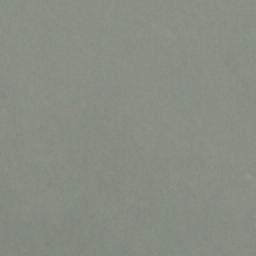
#> input picture images/cloudy/train_10661.jpg, 256 x 256 px; its folder holds only this picture in this run
$ jupyter execute --allow-errors Ciavolella_Assignment2.ipynb
#> lines starting #> are read from the running program, lines starting #| are printed output that depends on the picture
Programming Assignment 2: Classification Task and Performance Evaluation
========================

Ethan Ciavolella

Data Mining I

2026/10/30

Dataset
-----------

The dataset I chose is the satellite image classification dataset available from Kaggle at https://www.kaggle.com/datasets/mahmoudreda55/satellite-image-classification/.

It has four classes of images representing different types of terrain/weather conditions as viewed by a satellite: cloudy, desert, green (grass/forest), and ocean.

Assigned Classifiers: Naiive Bayes, Decision Tree, Random Forest

1: Data Preparation
---

Number of classes: 4

Number of cloudy images: 1500

Number of water images: 1500

Number of green images: 1500

Number of desert images: 1131

Total image count: 5631

[cell 1]
import numpy as np
from skimage import filters, color
import skimage as ski
from pathlib import Path
from sklearn import metrics, preprocessing
from sklearn.model_selection import train_test_split, StratifiedKFold, cross_val_score

# I'm using Pillow instead of the built in skimage reader because
# scikit was having trouble correctly reading one of the images (cloudy.jpg)
from PIL import Image

def angle(dx, dy):
    return np.mod(np.arctan2(dy, dx), np.pi)

data_dir = Path('./images')
image_files = [path.relative_to('.') for path in data_dir.rglob("*.jpg")]

classes = ['cloudy', 'water', 'green_area', 'desert']

image_classes = [classes.index(path.parts[1]) for path in image_files]

images = [color.rgb2gray(np.asarray(Image.open(f).convert("RGB").resize((64, 64)))) for f in image_files]
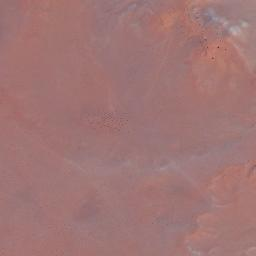
#> input picture images/desert/desert(1).jpg, 256 x 256 px
#> images = 2 items

angle_sobel = [angle(
    filters.sobel_h(i),
    filters.sobel_v(i)) for i in images]
#> in angle, `return np.mod(np.arctan2(dy, dx), np.pi)`:
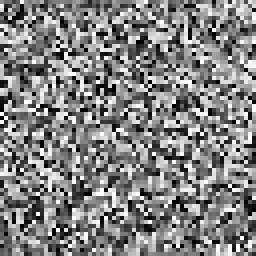
#> returned value: shape (64, 64) float64 (shown 4 times larger); min 0, max 3.14, mean 1.61; drawn with min black and max white
#> in angle (call 2), `return np.mod(np.arctan2(dy, dx), np.pi)`:
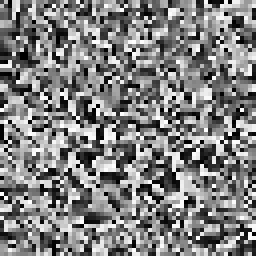
#> returned value: shape (64, 64) float64 (shown 4 times larger); min 0, max 3.14, mean 1.58; drawn with min black and max white
#> angle_sobel = 2 items

histograms = [ski.exposure.histogram(i, nbins=36)[0] for i in angle_sobel]
#> histograms = 2 items

#> (the rest of this cell did not finish here and is left out)

The standardization is performed using the mean and variance from only the training split. This is because using the mean and variance from the full dataset would skew the data that is used to train the models.

2: Performance Comparison
------------

[cell 2]
from sklearn.naive_bayes import GaussianNB
from sklearn.tree import DecisionTreeClassifier
from sklearn.ensemble import RandomForestClassifier

cv = StratifiedKFold(n_splits=5)

bayes = GaussianNB()
decisionTree = DecisionTreeClassifier()
randomForest = RandomForestClassifier()

#> (the rest of this cell did not finish here and is left out)

b) The random forest classifier had the highest mean accuracy at 82.8%, and its standard deviation was also low albeit the highest of the three models. Based on the 5-fold validation results, I would use the random forest classifier.

[cell 3]
from sklearn.metrics import accuracy_score, f1_score, ConfusionMatrixDisplay

#> (the rest of this cell did not finish here and is left out)

d) While all three classifiers performed reasonably well, the Naiive Bayes classifier seemed to frequently confuse desert images with green images. This is somewhat understandable as the main feature a human would use to tell these classes apart would be color, which is being discarded here.

[cell 4]
import matplotlib.pyplot as plt

# This code is to find the first two images that were misclassified by the Naiive Bayes classifier

misclassifiedImages = []
#> (the rest of this cell did not finish here and is left out)

e) In the case of the first image, I can imagine that the model may have interpreted those dark streaks across the bottom of the picture as trees. For the second picture, the image is quite bright and features some geometric lines, which are common to see in satellite images of deserts.

3: Model Selection and Model Complexity
---

The two classes I will be using are green area and desert, since those were two classes that the Bayes classifier struggled with.

[cell 5]
from sklearn.svm import LinearSVC
from sklearn.model_selection import KFold, cross_validate

X2 = []
Y2 = []

for i in range(len(histograms)):
    if image_classes[i] > 1:
        X2.append(histograms[i])
        Y2.append(image_classes[i])
#> this loop made 2 passes
#> after the loop, X2 = 1 item; Y2 = [3]

#> (the rest of this cell did not finish here and is left out)
